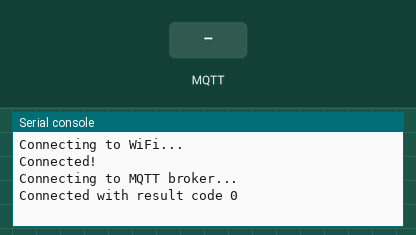
This program was run on a simulated CircuitPython board. Parts: the last lines printed to the serial console. Inputs (shaded band) come from the test bench. WiFi joins after 1.5 s; no MQTT or app messages arrive unless stated; library files of the repository ran but are not shown: secrets.py.

Above: at 2.9 s.
3.0 s: MQTT message "1" arrives on the first subscribed topic
At 4.8 s:
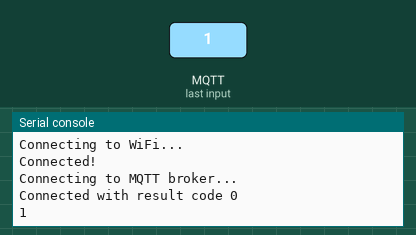
5.2 s: MQTT message "on" arrives on the first subscribed topic
At 5.9 s:
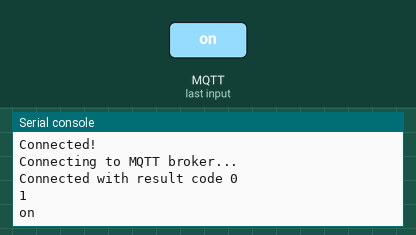
6.7 s: MQTT message "off" arrives on the first subscribed topic
At 7.1 s:
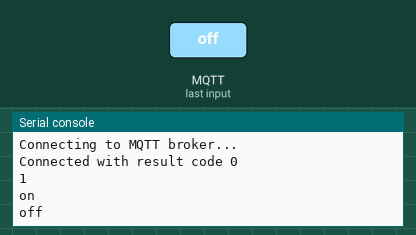

Measured:
- after the input at 3.0 s, the serial console: prints a new line after 0.70 s (image 1)
- after the input at 5.2 s, the serial console: prints a new line at once (image 2)
- after the input at 6.7 s, the serial console: prints a new line at once (image 3)

The program:

mqtt_rcv_modified.py
```python
import time
import board
import busio
from digitalio import DigitalInOut
from adafruit_esp32spi import adafruit_esp32spi
from adafruit_esp32spi import adafruit_esp32spi_wifimanager
import adafruit_esp32spi.adafruit_esp32spi_socket as socket
import adafruit_minimqtt.adafruit_minimqtt as MQTT

# Get wifi details and more from a secrets.py file
try:
    from secrets import secrets
except ImportError:
    print("WiFi secrets are kept in secrets.py, please add them there!")
    raise

# Set up SPI pins
esp32_cs = DigitalInOut(board.CS1)
esp32_ready = DigitalInOut(board.ESP_BUSY)
esp32_reset = DigitalInOut(board.ESP_RESET)

# Connect RP2040 to the WiFi module's ESP32 chip via SPI, then connect to WiFi
spi = busio.SPI(board.SCK1, board.MOSI1, board.MISO1)
esp = adafruit_esp32spi.ESP_SPIcontrol(spi, esp32_cs, esp32_ready, esp32_reset)
wifi = adafruit_esp32spi_wifimanager.ESPSPI_WiFiManager(esp, secrets)

# The callback for when the client receives a CONNACK response from the server.
def connected(client, userdata, flags, rc):
    print("Connected with result code "+str(rc))
    # Subscribing in on_connect() means that if we lose the connection and
    # reconnect then subscriptions will be renewed.
    teamid = "1034-H" #TODO: fill in your team ID
    client.subscribe(f"uoft/p3/{teamid}/msg")

def disconnected(client, userdata, rc):
    # This method is called when the client is disconnected
    print("Disconnected from MQTT Broker!")

# The callback for when a PUBLISH message is received from the server.
def message(client, userdata, msg):
    #print(msg.topic+": "+str(msg.payload))
    print(msg)

# Connect to WiFi
print("Connecting to WiFi...")
wifi.connect()
print("Connected!")

# Initialize MQTT interface with the esp interface
MQTT.set_socket(socket, esp)

# Set up a MiniMQTT Client
mqtt_client = MQTT.MQTT(broker=secrets["broker"],port=secrets["port"])

# Setup the callback methods above
mqtt_client.on_connect = connected
mqtt_client.on_disconnect = disconnected
mqtt_client.on_message = message

# Connect the client to the MQTT broker.
print("Connecting to MQTT broker...")
mqtt_client.connect()

# Loop
while True:
    try:
        mqtt_client.loop()
    except (ValueError, RuntimeError) as e:
        print("Failed to get data, retrying\n", e)
        wifi.reset()
        mqtt_client.reconnect()
        continue
    time.sleep(1)
```
